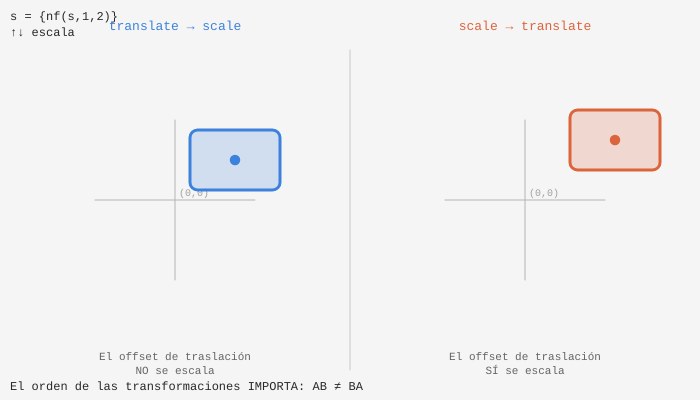
Frame 1 (no input)
Frame 60 (no input): identical to frame 1, image omitted
Frame 120 (the mouse pressed at the canvas centre since frame 60): identical to frame 1, image omitted

The p5.js sketch that drew this single still picture (run headless with seeded random() and noise() and a simulated clock; from frame 60 on, the mouse is pressed at the canvas centre):

// p5.js sketch
// ── sketch.js
// CAPÍTULO 2 — Desafío 3: Orden de transformaciones
 
let s;      // factor de escala
let angle;  // ángulo de rotación (rad)
let modo;   // 0 = T→S  /  1 = S→T
 
function setup() {
  createCanvas(700, 400);
  s     = 1.5;
  angle = PI / 6;  // 30°
  modo  = 0;
}
 
function draw() {
  background(245);
 
  // Lado Izquierdo: translate → scale
  push();
    translate(175, height / 2);  // mover al centro izquierdo
 
    // Ejes locales de referencia
    dibujarEjes();
 
    // T primero, luego S
    translate(60, -40);  // traslación
    scale(s);            // escala DESPUÉS de trasladar
    dibujarForma(color(60, 130, 220));
  pop();
 
  // Lado Derecho scale → translate 
  push();
    translate(525, height / 2);  // mover al centro derecho
 
    dibujarEjes();
 
    // S primero, luego T
    scale(s);            // escala ANTES de trasladar
    translate(60, -40);  // traslación ESCALADA también
    dibujarForma(color(220, 100, 60));
  pop();
 
  // Etiquetas
  noStroke();
  fill(60, 130, 220);
  textSize(13);
  textFont('monospace');
  textAlign(CENTER);
  text('translate → scale', 175, 30);
 
  fill(220, 100, 60);
  text('scale → translate', 525, 30);
 
  fill(100);
  textSize(11);
  text('El offset de traslación\nNO se escala', 175, height - 40);
  text('El offset de traslación\nSÍ se escala', 525, height - 40);
 
  // HUD 
  textAlign(LEFT);
  fill(40);
  textSize(12);
  text(`s = {nf(s,1,2)}`, 10, 20);
  text('↑↓ escala', 10, 36);
  text('El orden de las transformaciones IMPORTA: AB ≠ BA', 10, height - 10);
 
  // Separador central
  stroke(200);
  strokeWeight(1);
  line(width/2, 50, width/2, height - 30);
}
 
function dibujarForma(c) {
  rectMode(CENTER);
  stroke(c);
  strokeWeight(2);
  fill(red(c), green(c), blue(c), 50);
  rect(0, 0, 60, 40, 5);
 
  // Marcador de origen local
  noStroke();
  fill(c);
  circle(0, 0, 7);
}
 
function dibujarEjes() {
  // Ejes del sistema local antes de transformar
  stroke(180);
  strokeWeight(1);
  line(-80, 0, 80, 0);   // eje X
  line(0, -80, 0, 80);   // eje Y
 
  noStroke();
  fill(160);
  textSize(10);
  textFont('monospace');
  textAlign(LEFT);
  text('(0,0)', 4, -4);
}
 
function keyPressed() {
  if (keyCode === UP_ARROW)   s = min(s + 0.1, 4);
  if (keyCode === DOWN_ARROW) s = max(s - 0.1, 0.2);
}
